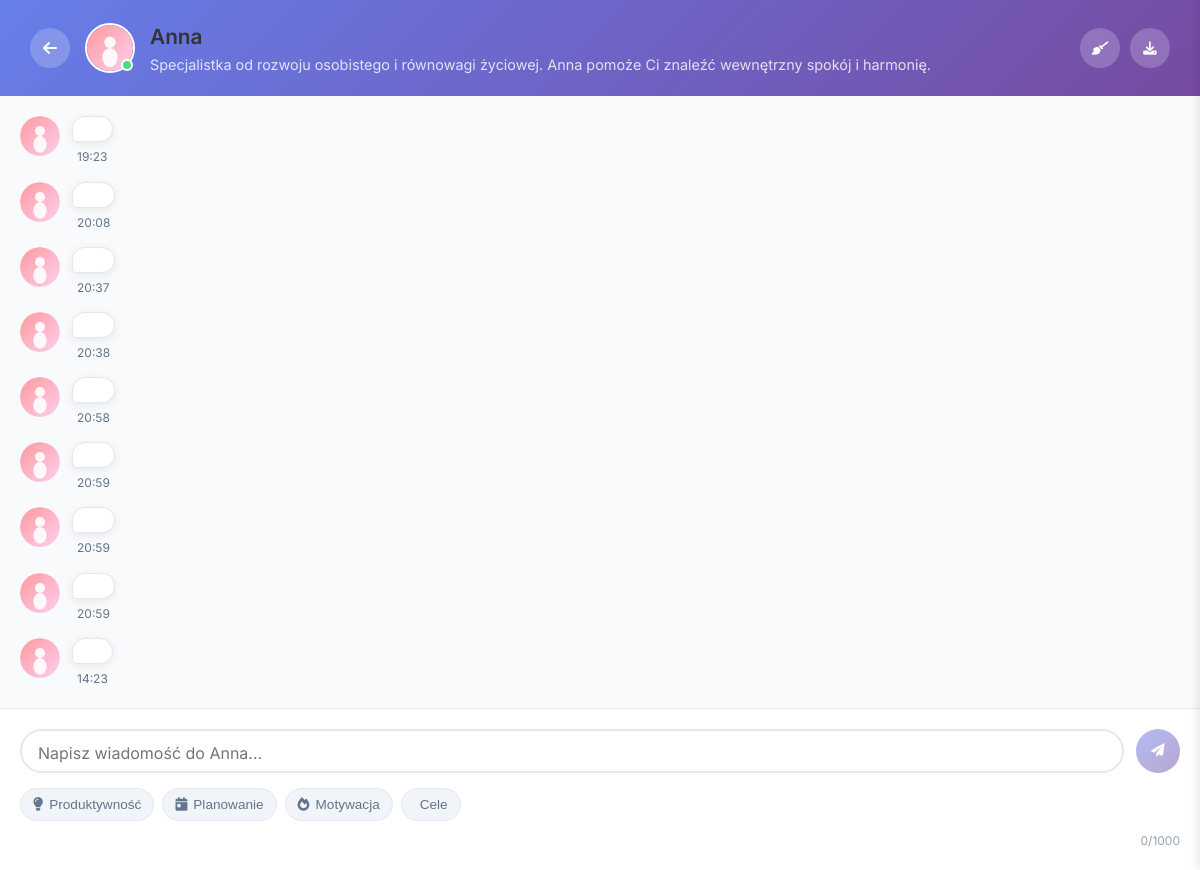
Page /chat on the committed database.
### app.py (models this page shows)
class Mentor(db.Model):
    id = db.Column(db.Integer, primary_key=True)
    name = db.Column(db.String(50), nullable=False)
    personality = db.Column(db.Text, nullable=False)
    description = db.Column(db.Text, nullable=False)
    image = db.Column(db.String(100), nullable=False)
    specialization = db.Column(db.String(100), nullable=False)

class ChatMessage(db.Model):
    id = db.Column(db.Integer, primary_key=True)
    mentor_id = db.Column(db.Integer, db.ForeignKey('mentor.id'), nullable=False)
    user_message = db.Column(db.Text, nullable=False)
    mentor_response = db.Column(db.Text, nullable=False)
    timestamp = db.Column(db.DateTime, default=datetime.utcnow)
    mentor = db.relationship('Mentor', backref=db.backref('messages', lazy=True))

### app.py (the view)
@app.route('/chat')
def chat():
    mentor_id = request.args.get('mentor_id', 1, type=int)
    mentor = Mentor.query.get_or_404(mentor_id)
    messages = ChatMessage.query.filter_by(mentor_id=mentor_id).order_by(ChatMessage.timestamp).all()
    return render_template('chat.html', mentor=mentor, messages=messages)

### templates/chat.html (shortened to what this page needs)
<!DOCTYPE html>
<html lang="pl">
<head>
    <link rel="stylesheet" href="{{ url_for('static', filename='css/style.css') }}">
    <link rel="stylesheet" href="{{ url_for('static', filename='css/chat.css') }}">
    <link rel="stylesheet" href="https://cdnjs.cloudflare.com/ajax/libs/font-awesome/6.0.0/css/all.min.css">
</head>
<body>
    {% set placeholder = '/static/images/placeholder-female.svg' if mentor.name in ['Anna', 'Kasia'] else '/static/images/placeholder-male.svg' %}
    <div class="chat-container">
        <header class="chat-header">
            <div class="mentor-info-header">
                <a href="/" class="back-btn">
                    <i class="fas fa-arrow-left"></i>
                </a>
                <div class="mentor-avatar">
                    <img src="{{ mentor.image_url }}" alt="{{ mentor.name }}" onerror="this.src='{{ placeholder }}'">
                    <div class="status-indicator online"></div>
                </div>
                <div class="mentor-details">
                    <h2 class="mentor-name">{{ mentor.name }}</h2>
                    <p class="mentor-status">{{ mentor.description }}</p>
                </div>
            </div>
            <div class="chat-actions">
                <button class="action-btn" onclick="clearChat()" title="Wyczyść czat">
                    <i class="fas fa-broom"></i>
                </button>
                <button class="action-btn" onclick="exportChat()" title="Eksportuj rozmowę">
                    <i class="fas fa-download"></i>
                </button>
            </div>
        </header>
        <div class="chat-messages" id="chatMessages">
            {% if messages %}
                {% for message in messages %}
                <div class="message {{ 'user' if message.is_user else 'mentor' }}">
                    <div class="message-avatar">
                        {% if message.is_user %}
                            <i class="fas fa-user"></i>
                        {% else %}
                            <img src="{{ mentor.image_url }}" alt="{{ mentor.name }}" onerror="this.src='{{ placeholder }}'">
                        {% endif %}
                    </div>
                    <div class="message-content">
                        <div class="message-bubble">
                        </div>
                        <div class="message-time">
                            {{ message.timestamp.strftime('%H:%M') }}
                        </div>
                    </div>
                </div>
                {% endfor %}
            {% endif %}
        </div>
        <div class="chat-input-panel">
            <div class="input-container">
                <textarea
                    id="messageInput"
                    placeholder="Napisz wiadomość do {{ mentor.name }}..."
                    rows="1"
                    maxlength="1000"
                ></textarea>
                <button id="sendButton" onclick="sendMessage()" disabled>
                    <i class="fas fa-paper-plane"></i>
                </button>
            </div>
            <div class="input-tools">
                <button class="tool-btn" onclick="insertSuggestion('Jak mogę poprawić swoją produktywność?')" title="Sugestia">
                    <i class="fas fa-lightbulb"></i>
                    Produktywność
                </button>
                <button class="tool-btn" onclick="insertSuggestion('Pomóż mi zaplanować dzień')" title="Sugestia">
                    <i class="fas fa-calendar-day"></i>
                    Planowanie
                </button>
                <button class="tool-btn" onclick="insertSuggestion('Mam problem z motywacją')" title="Sugestia">
                    <i class="fas fa-fire"></i>
                    Motywacja
                </button>
                <button class="tool-btn" onclick="insertSuggestion('Chcę wyznaczyć nowe cele')" title="Sugestia">
                    Cele
                </button>
            </div>
            <div class="character-count">
                <span id="charCount">0</span>/1000
            </div>
        </div>
    </div>
</body>
</html>

### static/css/style.css (style rules this page uses)
* { margin: 0; padding: 0; box-sizing: border-box; }
body { font-family: 'Inter', sans-serif; line-height: 1.6; color: #333; background: linear-gradient(135deg, #667eea 0%, #764ba2 100%); min-height: 100vh; }
.mentor-name { font-size: 1.8rem; font-weight: 600; margin-bottom: 10px; color: #333; }

### static/css/chat.css (style rules this page uses)
.chat-container { display: flex; flex-direction: column; height: 100vh; max-width: 1200px; margin: 0 auto; background: white; box-shadow: 0 0 20px rgba(0, 0, 0, 0.1); }
.chat-header { display: flex; justify-content: between; align-items: center; padding: 20px 30px; background: linear-gradient(135deg, #667eea 0%, #764ba2 100%); color: white; box-shadow: 0 2px 10px rgba(0, 0, 0, 0.1); }
.mentor-info-header { display: flex; align-items: center; gap: 15px; flex: 1; }
.back-btn { width: 40px; height: 40px; background: rgba(255, 255, 255, 0.2); border-radius: 50%; display: flex; align-items: center; justify-content: center; color: white; text-decoration: none; transition: all 0.3s ease; }
.mentor-avatar { position: relative; width: 50px; height: 50px; }
.mentor-avatar img { width: 100%; height: 100%; border-radius: 50%; object-fit: cover; border: 2px solid white; }
.status-indicator { position: absolute; bottom: 2px; right: 2px; width: 12px; height: 12px; border-radius: 50%; border: 2px solid white; }
.status-indicator.online { background: #4ade80; }
.mentor-details h2 { font-size: 1.3rem; margin: 0; }
.mentor-status { font-size: 0.9rem; opacity: 0.8; margin: 0; }
.chat-actions { display: flex; gap: 10px; }
.action-btn { width: 40px; height: 40px; background: rgba(255, 255, 255, 0.2); border: none; border-radius: 50%; color: white; cursor: pointer; transition: all 0.3s ease; }
.chat-messages { flex: 1; overflow-y: auto; padding: 20px; background: #f8fafc; display: flex; flex-direction: column; gap: 15px; }
.message { display: flex; align-items: flex-start; gap: 12px; animation: fadeInUp 0.3s ease; }
.message-avatar { width: 40px; height: 40px; border-radius: 50%; overflow: hidden; flex-shrink: 0; display: flex; align-items: center; justify-content: center; }
.message.mentor .message-avatar img { width: 100%; height: 100%; object-fit: cover; }
.message-content { max-width: 70%; display: flex; flex-direction: column; gap: 5px; }
.message-bubble { padding: 12px 16px; border-radius: 18px; word-wrap: break-word; line-height: 1.4; }
.message.mentor .message-bubble { background: white; color: #333; border: 1px solid #e2e8f0; border-bottom-left-radius: 6px; box-shadow: 0 2px 8px rgba(0, 0, 0, 0.08); }
.message-time { font-size: 0.75rem; color: #64748b; padding: 0 5px; }
.chat-input-panel { padding: 20px; background: white; border-top: 1px solid #e2e8f0; }
.input-container { display: flex; align-items: flex-end; gap: 12px; margin-bottom: 15px; }
#messageInput { flex: 1; min-height: 44px; max-height: 120px; padding: 12px 16px; border: 2px solid #e2e8f0; border-radius: 22px; font-family: inherit; font-size: 1rem; resize: none; outline: none; transition: all 0.3s ease; }
#sendButton { width: 44px; height: 44px; background: linear-gradient(135deg, #667eea, #764ba2); border: none; border-radius: 50%; color: white; cursor: pointer; transition: all 0.3s ease; display: flex; align-items: center; justify-content: center; }
#sendButton:disabled { opacity: 0.5; cursor: not-allowed; transform: none; }
.input-tools { display: flex; gap: 8px; margin-bottom: 10px; flex-wrap: wrap; }
.tool-btn { padding: 8px 12px; background: #f1f5f9; border: 1px solid #e2e8f0; border-radius: 20px; font-size: 0.85rem; cursor: pointer; transition: all 0.3s ease; display: flex; align-items: center; gap: 6px; color: #64748b; }
.character-count { text-align: right; font-size: 0.75rem; color: #94a3b8; }

### rows in the picture
Mentor: name "Anna", description "Specjalistka od rozwoju osobistego i równowagi życiowej. Anna pomoże Ci znaleźć wewnętrzny spokój i harmonię.", name "Napisz wiadomość do Anna..."
ChatMessage: timestamp "19:23"
ChatMessage: timestamp "20:08"
ChatMessage: timestamp "20:37"
ChatMessage: timestamp "20:38"
ChatMessage: timestamp "20:58"
ChatMessage: timestamp "20:59"
ChatMessage: timestamp "20:59"
ChatMessage: timestamp "20:59"
ChatMessage: timestamp "14:23"
